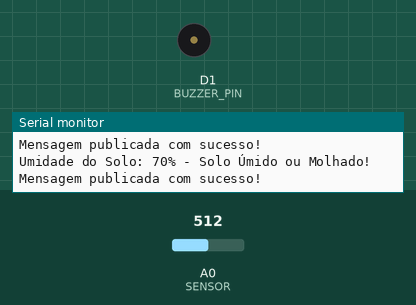
This sketch was run on a simulated ESP8266 (NodeMCU). Parts: buzzer (waves = sounding, pin HIGH), the last lines printed to the serial monitor. The inputs (shaded band) are chosen by the test bench; at power-on: A0 (SENSOR) = 512. WiFi joins after 1.5 s; servers stay silent unless stated; no MQTT or app messages arrive unless stated.

Above: at 2.7 s.
2.8 s: A0 (SENSOR) set to 796
4.8 s: A0 (SENSOR) set to 819
At 6.3 s:
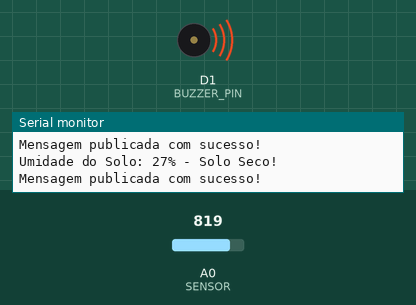
7.1 s: A0 (SENSOR) set to 716
At 8.8 s:
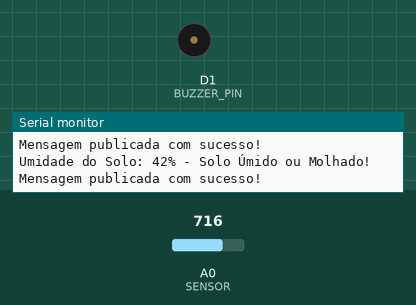
9.1 s: A0 (SENSOR) set to 900
At 10.5 s:
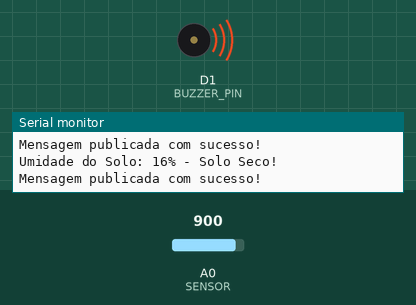
Timing chart, 0 to 12.1 s (numbered marks = the images above; inputs shaded):
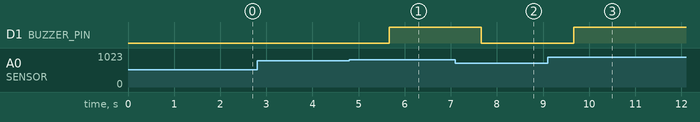

Measured:
- the behaviour switches between 803 and 804 on A0 (SENSOR) (found by bisection; images 0 and 1)
- after the input at 4.8 s, D1 (BUZZER_PIN): LOW → HIGH after 0.87 s
- after the input at 7.1 s, D1 (BUZZER_PIN): HIGH → LOW after 0.57 s
- after the input at 9.1 s, D1 (BUZZER_PIN): LOW → HIGH after 0.57 s

The sketch:

codigo.ino
```cpp
#include <ESP8266WiFi.h>
#include <PubSubClient.h>

// Credenciais Wi-Fi
const char* ssid = "SEU WIFI";
const char* password = "SENHA DO SEU WIFI";

// Broker MQTT
const char* mqtt_server = "broker.hivemq.com";
const int mqtt_port = 1883;
const char* mqtt_topic = "topico/umidade";

// Definições de pinos
#define SENSOR A0         // Pino do sensor YL-69
#define BUZZER_PIN D1     // Pino do buzzer no ESP8266

WiFiClient espClient;
PubSubClient client(espClient);

// Variáveis para controle do tempo
unsigned long lastTime = 0;
unsigned long timerDelay = 1000;  // Intervalo de 1 segundo

void setup_wifi() {
  delay(10);
  Serial.println();
  Serial.print("Conectando à rede Wi-Fi: ");
  Serial.println(ssid);

  WiFi.begin(ssid, password);

  while (WiFi.status() != WL_CONNECTED) {
    delay(500);
    Serial.print(".");
  }

  Serial.println("Conectado ao Wi-Fi!");
  Serial.print("Endereço IP: ");
  Serial.println(WiFi.localIP());
}

void reconnect() {
  while (!client.connected()) {
    Serial.print("Tentando conexão MQTT...");
    String clientId = "ESP8266Client";
    if (client.connect(clientId.c_str())) {
      Serial.println("Conectado ao MQTT!");
    } else {
      Serial.print("Falha, rc=");
      Serial.print(client.state());
      Serial.println(" Tentando novamente em 5 segundos.");
      delay(5000);
    }
  }
}

void setup() {
  // Inicializa o monitor serial
  Serial.begin(115200);
  setup_wifi();  // Conecta ao Wi-Fi

  client.setServer(mqtt_server, mqtt_port);  // Define o servidor MQTT

  pinMode(SENSOR, INPUT);          // Configura o pino do sensor como entrada
  pinMode(BUZZER_PIN, OUTPUT);     // Configura o pino do buzzer como saída
  digitalWrite(BUZZER_PIN, LOW);   // Garante que o buzzer inicie desligado
}

void loop() {
  // Verifica se a conexão MQTT está ativa
  if (!client.connected()) {
    reconnect();
  }
  client.loop();  // Mantém a comunicação com o broker MQTT

  // Verifica o tempo passado para enviar os dados
  unsigned long currentTime = millis();
  if (currentTime - lastTime >= timerDelay) {
    lastTime = currentTime;  // Atualiza o tempo de referência

    // Leitura do sensor de umidade
    int leituraTotal = 0;
    int numLeituras = 10;

    // Faz 10 leituras para melhorar a precisão
    for (int i = 0; i < numLeituras; i++) {
      leituraTotal += analogRead(SENSOR);
      delay(10);  // Pequeno atraso entre as leituras
    }

    int umidade = leituraTotal / numLeituras; // Média das leituras
    int percentual = map(umidade, 1024, 300, 0, 100); // Converte em % para representar a umidade

    // Exibir status de umidade no Serial Monitor
    String status;
    if (percentual < 30) {
      status = "Solo Seco!";
      digitalWrite(BUZZER_PIN, HIGH);   // Liga o buzzer
    } else {
      status = "Solo Úmido ou Molhado!";
      digitalWrite(BUZZER_PIN, LOW);    // Desliga o buzzer
    }

    // Exibir as informações no Serial Monitor
    Serial.print("Umidade do Solo: ");
    Serial.print(percentual);
    Serial.print("% - ");
    Serial.println(status);

    // Publicar a umidade e status no broker MQTT
    String message = String("Umidade do solo: ") + String(percentual) + "% - " + status;
    if (client.publish(mqtt_topic, message.c_str())) {
      Serial.println("Mensagem publicada com sucesso!");
    } else {
      Serial.println("Falha ao publicar mensagem!");
    }
  }
}
```
